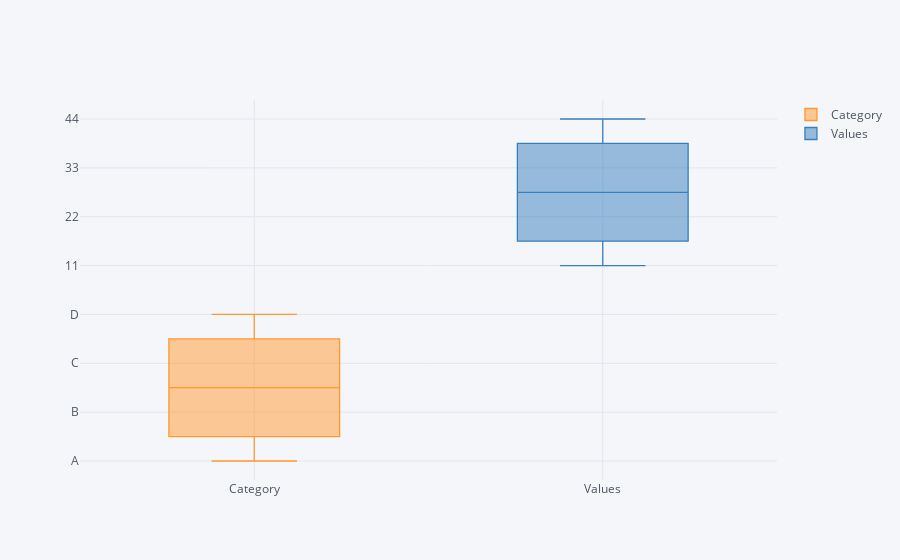

This figure's notebook cell:
### Code cell
df2.iplot(kind ='box')

### Figure 1 — Plotly figure (JSON) as saved in the notebook; plotly's stock layout.template omitted (floating-point values rounded to 4 significant figures)
{"data": [{"boxpoints": false, "line": {"width": 1.3}, "marker": {"color": "rgba(255, 153, 51, 1.0)"}, "name": "Category", "orientation": "v", "type": "box", "y": ["A", "B", "C", "D"]}, {"boxpoints": false, "line": {"width": 1.3}, "marker": {"color": "rgba(55, 128, 191, 1.0)"}, "name": "Values", "orientation": "v", "type": "box", "y": [11, 22, 33, 44]}], "layout": {"legend": {"bgcolor": "#F5F6F9", "font": {"color": "#4D5663"}}, "paper_bgcolor": "#F5F6F9", "plot_bgcolor": "#F5F6F9", "title": {"font": {"color": "#4D5663"}}, "xaxis": {"gridcolor": "#E1E5ED", "showgrid": true, "tickfont": {"color": "#4D5663"}, "title": {"font": {"color": "#4D5663"}, "text": ""}, "zerolinecolor": "#E1E5ED"}, "yaxis": {"gridcolor": "#E1E5ED", "showgrid": true, "tickfont": {"color": "#4D5663"}, "title": {"font": {"color": "#4D5663"}, "text": ""}, "zerolinecolor": "#E1E5ED"}}}
